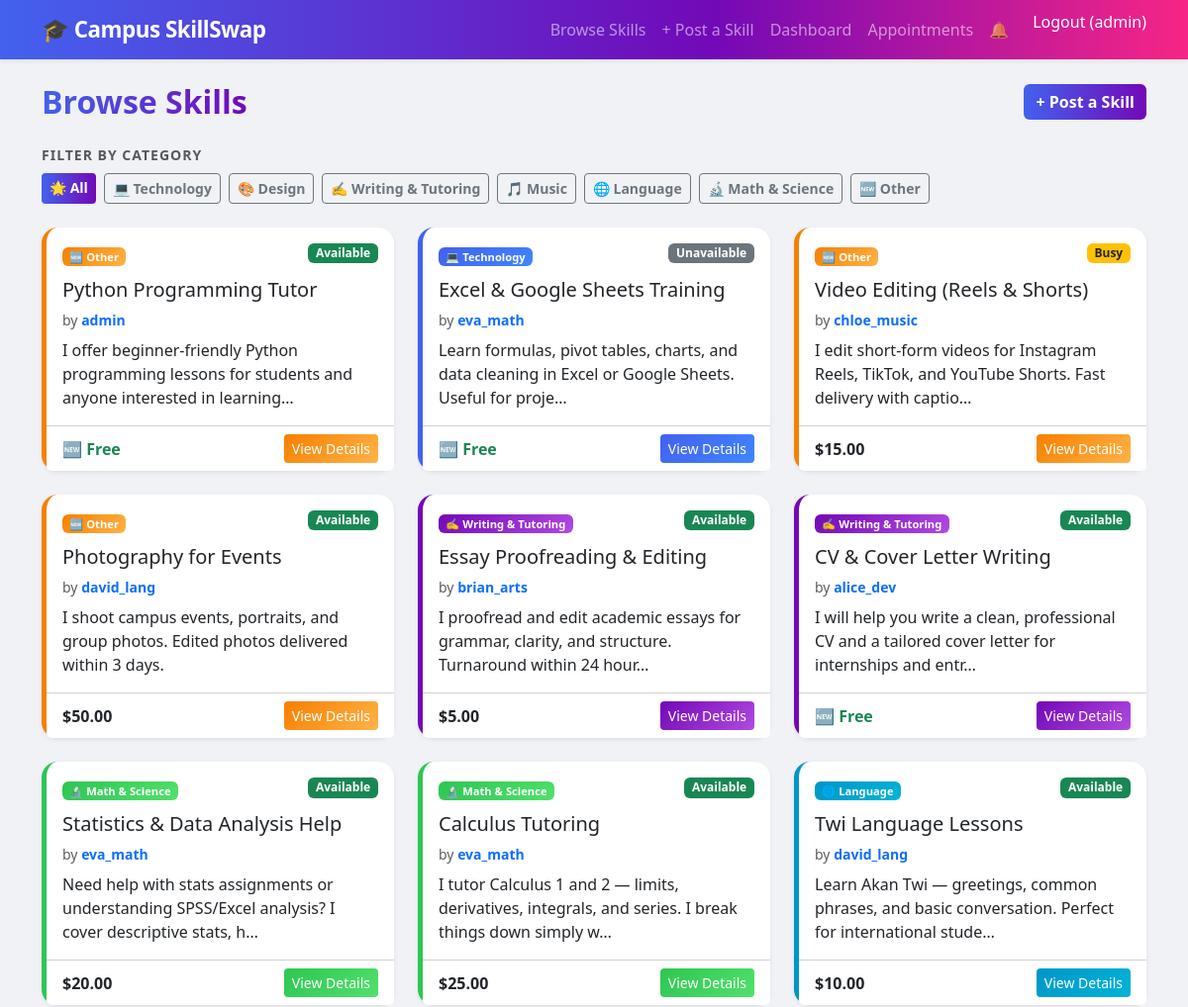
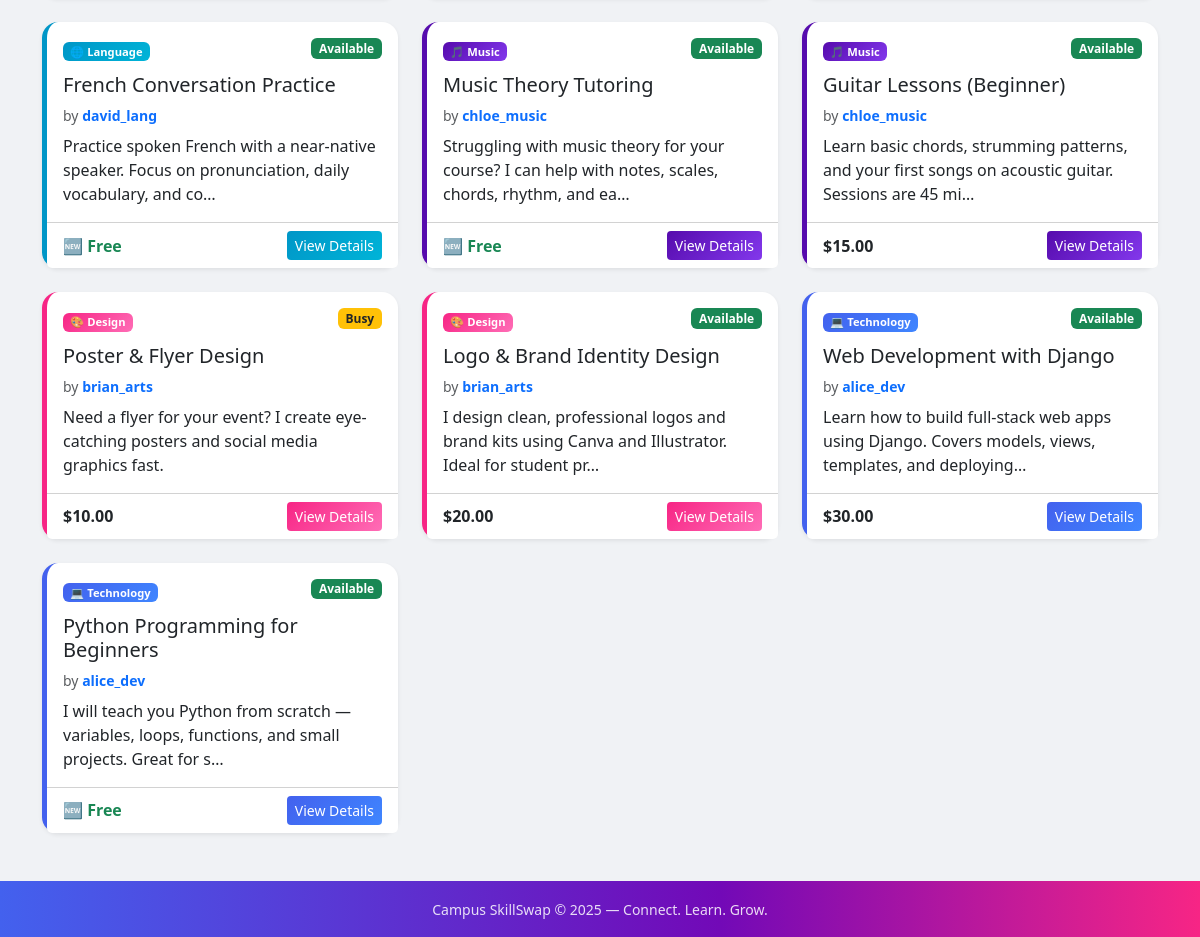
The page /skills/ (signed in) on the database its author committed (2 pictures, top to bottom).
### MainApp/models.py (models this page shows, shortened)
class Skill(models.Model):
    CATEGORY_CHOICES = [
        ('tech', 'Technology'),
        ('design', 'Design'),
        ('writing', 'Writing & Tutoring'),
        ('music', 'Music'),
        ('language', 'Language'),
        ('math', 'Math & Science'),
        ('other', 'Other'),
    ]
    CONTACT_CHOICES = [
        ('email', 'Email'),
        ('whatsapp', 'WhatsApp'),
        ('instagram', 'Instagram'),
        ('in_person', 'In Person'),
    ]
    STATUS_CHOICES = [
        ('available', 'Available'),
        ('busy', 'Busy'),
        ('unavailable', 'Unavailable'),
    ]
    owner = models.ForeignKey(User, on_delete=models.CASCADE, related_name='skills')
    title = models.CharField(max_length=200)
    description = models.TextField()
    category = models.CharField(max_length=50, choices=CATEGORY_CHOICES)
    price = models.DecimalField(max_digits=8, decimal_places=2, null=True, blank=True)
    is_free = models.BooleanField(default=False)
    contact_preference = models.CharField(max_length=20, choices=CONTACT_CHOICES)
    availability_status = models.CharField(max_length=20, choices=STATUS_CHOICES, default='available')
    created_at = models.DateTimeField(auto_now_add=True)
    class Meta:
        ordering = ['-created_at']  # Newest posts appear first everywhere

### MainApp/views.py (the view)
# urls.py: path('skills/', views.SkillListView.as_view(), name='skill-list'),
class SkillListView(LoginRequiredMixin, ListView):
    model = Skill
    template_name = 'mainapp/skill_list.html'
    context_object_name = 'skills'
    def get_queryset(self):
        queryset = super().get_queryset()
        category = self.request.GET.get('category')
        if category:
            queryset = queryset.filter(category=category)
        return queryset
    def get_context_data(self, **kwargs):
        context = super().get_context_data(**kwargs)
        context['categories'] = Skill.CATEGORY_CHOICES
        context['selected_category'] = self.request.GET.get('category', '')
        return context

### MainApp/context_processors.py (called while the page is built)
def unread_notifications(request):
    if request.user.is_authenticated:
        count = Notification.objects.filter(recipient=request.user, is_read=False).count()
        return {'unread_notification_count': count}
    return {'unread_notification_count': 0}

### MainApp/templates/mainapp/skill_list.html (shortened to what this page needs)
{% extends 'mainapp/base.html' %}
{% block content %}
<div class="d-flex justify-content-between align-items-center mb-4">
    <h2 class="fw-bold page-heading mb-0">Browse Skills</h2>
    {% if user.is_authenticated %}
        <a href="{% url 'skill-create' %}" class="btn btn-primary fw-semibold"
           style="background:linear-gradient(90deg,#4361ee,#7209b7);border:none;">
            + Post a Skill
        </a>
    {% endif %}
</div>
<div class="mb-4">
    <p class="fw-semibold mb-2 text-muted small text-uppercase" style="letter-spacing:1px;">Filter by Category</p>
    <div class="d-flex flex-wrap gap-2">
        <a href="{% url 'skill-list' %}"
           class="btn btn-sm fw-semibold {% if not selected_category %}text-white{% else %}btn-outline-secondary{% endif %}"
           {% if not selected_category %}style="background:linear-gradient(90deg,#4361ee,#7209b7);border:none;"{% endif %}>
            &#127775; All
        </a>
        {% for value, label in categories %}
            <a href="?category={{ value }}"
               class="btn btn-sm fw-semibold {% if selected_category == value %}text-white{% else %}btn-outline-secondary{% endif %}"
               >
                {% if value == 'tech' %}&#128187;
                {% elif value == 'design' %}&#127912;
                {% elif value == 'writing' %}&#9997;
                {% elif value == 'music' %}&#127925;
                {% elif value == 'language' %}&#127760;
                {% elif value == 'math' %}&#128300;
                {% elif value == 'other' %}&#127381;
                {% endif %}
                {{ label }}
            </a>
        {% endfor %}
    </div>
</div>
{% if skills %}
    <div class="row row-cols-1 row-cols-md-3 g-4">
        {% for skill in skills %}
            <div class="col">
                <div class="card h-100 shadow-sm skill-card-{{ skill.category }}">
                    <div class="card-body">
                        <span class="badge float-end
                            {% if skill.availability_status == 'available' %}bg-success
                            {% elif skill.availability_status == 'busy' %}bg-warning text-dark
                            {% else %}bg-secondary{% endif %}">
                            {{ skill.get_availability_status_display }}
                        </span>
                        <span class="badge mb-2
                            cat-{{ skill.category }}"
                            style="font-size:0.7rem;">
                            {% if skill.category == 'tech' %}&#128187;
                            {% elif skill.category == 'design' %}&#127912;
                            {% elif skill.category == 'writing' %}&#9997;
                            {% elif skill.category == 'music' %}&#127925;
                            {% elif skill.category == 'language' %}&#127760;
                            {% elif skill.category == 'math' %}&#128300;
                            {% elif skill.category == 'other' %}&#127381;
                            {% endif %}
                            {{ skill.get_category_display }}
                        </span>
                        <h5 class="card-title mt-1">{{ skill.title }}</h5>
                        <p class="text-muted small mb-2">
                            by <strong>
                                <a href="{% url 'user-profile' skill.owner.username %}" class="text-decoration-none">
                                    {{ skill.owner.username }}
                                </a>
                            </strong>
                        </p>
                        <p class="card-text">{{ skill.description|truncatechars:100 }}</p>
                    </div>
                    <div class="card-footer bg-white d-flex justify-content-between align-items-center">
                        <span class="fw-bold fs-6
                            {% if skill.is_free %}text-success{% else %}text-dark{% endif %}">
                            {% if skill.is_free %}&#127381; Free{% else %}${{ skill.price }}{% endif %}
                        </span>
                        <a href="{% url 'skill-detail' skill.pk %}" class="btn btn-sm text-white"
                           style="background:
                               {% if skill.category == 'tech' %}linear-gradient(135deg,#4361ee,#3f86ff)
                               {% elif skill.category == 'design' %}linear-gradient(135deg,#f72585,#ff6db6)
                               {% elif skill.category == 'writing' %}linear-gradient(135deg,#7209b7,#b14ae0)
                               {% elif skill.category == 'music' %}linear-gradient(135deg,#560bad,#8338ec)
                               {% elif skill.category == 'language' %}linear-gradient(135deg,#0096c7,#00b4d8)
                               {% elif skill.category == 'math' %}linear-gradient(135deg,#2dc653,#52e06b)
                               {% else %}linear-gradient(135deg,#f77f00,#ffb347){% endif %};border:none;">
                            View Details
                        </a>
                    </div>
                </div>
            </div>
        {% endfor %}
    </div>
{% endif %}
{% endblock %}

### MainApp/templates/mainapp/base.html (shortened to what this page needs)
<!DOCTYPE html>
<html lang="en">
<head>
    <link href="https://cdn.jsdelivr.net/npm/bootstrap@5.3.0/dist/css/bootstrap.min.css" rel="stylesheet">
</head>
<body>
<nav class="navbar navbar-expand-lg navbar-dark shadow-sm">
    <div class="container">
        <a class="navbar-brand fw-bold" href="{% url 'landing' %}">&#127891; Campus SkillSwap</a>
        <div class="collapse navbar-collapse" id="navbarNav">
            <ul class="navbar-nav ms-auto">
                <li class="nav-item">
                    <a class="nav-link" href="{% url 'skill-list' %}">Browse Skills</a>
                </li>
                {% if user.is_authenticated %}
                    <li class="nav-item">
                        <a class="nav-link" href="{% url 'skill-create' %}">+ Post a Skill</a>
                    </li>
                    <li class="nav-item">
                        <a class="nav-link" href="{% url 'dashboard' %}">Dashboard</a>
                    </li>
                    <li class="nav-item">
                        <a class="nav-link" href="{% url 'appointments' %}">Appointments</a>
                    </li>
                    <li class="nav-item">
                        <a class="nav-link position-relative" href="{% url 'notifications' %}">
                            &#128276;
                        </a>
                    </li>
                    <li class="nav-item">
                        <form method="post" action="{% url 'logout' %}" class="d-inline m-0">
                            <button type="submit" class="nav-link btn btn-link text-white p-0 ms-3">
                                Logout ({{ user.username }})
                            </button>
                        </form>
                    </li>
                {% endif %}
            </ul>
        </div>
    </div>
</nav>
<main class="container my-4">
    {% block content %}{% endblock %}
</main>
<footer class="text-center py-3 mt-5">
    <small>Campus SkillSwap &copy; 2025 — Connect. Learn. Grow.</small>
</footer>
</body>
</html>

### MainApp/templates/mainapp/base.html (style rules this page uses)
:root { --color-tech: #4361ee; --color-design: #f72585; --color-writing: #7209b7; --color-music: #560bad; --color-language: #0096c7; --color-math: #2dc653; --color-other: #f77f00; }
body { background-color: #f0f2f5; }
.navbar { background: linear-gradient(90deg, #4361ee 0%, #7209b7 60%, #f72585 100%) !important; box-shadow: 0 2px 12px rgba(67,97,238,0.3); }
.navbar-brand { font-size: 1.4rem; letter-spacing: -0.5px; }
.nav-link { font-weight: 500; }
.card { border: none; border-radius: 1rem; }
.cat-tech { background: linear-gradient(135deg, #4361ee, #3f86ff); color:#fff; }
.cat-design { background: linear-gradient(135deg, #f72585, #ff6db6); color:#fff; }
.cat-writing { background: linear-gradient(135deg, #7209b7, #b14ae0); color:#fff; }
.cat-music { background: linear-gradient(135deg, #560bad, #8338ec); color:#fff; }
.cat-language { background: linear-gradient(135deg, #0096c7, #00b4d8); color:#fff; }
.cat-math { background: linear-gradient(135deg, #2dc653, #52e06b); color:#fff; }
.cat-other { background: linear-gradient(135deg, #f77f00, #ffb347); color:#fff; }
.skill-card-tech { border-left: 5px solid var(--color-tech) !important; }
.skill-card-design { border-left: 5px solid var(--color-design) !important; }
.skill-card-writing { border-left: 5px solid var(--color-writing) !important; }
.skill-card-music { border-left: 5px solid var(--color-music) !important; }
.skill-card-language { border-left: 5px solid var(--color-language) !important; }
.skill-card-math { border-left: 5px solid var(--color-math) !important; }
.skill-card-other { border-left: 5px solid var(--color-other) !important; }
.page-heading { background: linear-gradient(90deg, #4361ee, #7209b7); -webkit-background-clip: text; -webkit-text-fill-color: transparent; background-clip: text; }
footer { background: linear-gradient(90deg, #4361ee 0%, #7209b7 60%, #f72585 100%); color: rgba(255,255,255,0.85); border-top: none !important; }

### rows shown on the page
Skill: availability_status "Available", category "Other", title "Python Programming Tutor", owner.username "admin", description "I offer beginner-friendly Python programming lessons for students and anyone interested in learning…", is_free "🆕 Free"
Skill: availability_status "Unavailable", category "Technology", title "Excel & Google Sheets Training", owner.username "eva_math", description "Learn formulas, pivot tables, charts, and data cleaning in Excel or Google Sheets. Useful for proje…", is_free "🆕 Free"
Skill: availability_status "Busy", category "Other", title "Video Editing (Reels & Shorts)", owner.username "chloe_music", description "I edit short-form videos for Instagram Reels, TikTok, and YouTube Shorts. Fast delivery with captio…", price "15.00"
Skill: availability_status "Available", category "Other", title "Photography for Events", owner.username "david_lang", description "I shoot campus events, portraits, and group photos. Edited photos delivered within 3 days.", price "50.00"
Skill: availability_status "Available", category "Writing & Tutoring", title "Essay Proofreading & Editing", owner.username "brian_arts", description "I proofread and edit academic essays for grammar, clarity, and structure. Turnaround within 24 hour…", price "5.00"
Skill: availability_status "Available", category "Writing & Tutoring", title "CV & Cover Letter Writing", owner.username "alice_dev", description "I will help you write a clean, professional CV and a tailored cover letter for internships and entr…", is_free "🆕 Free"
Skill: availability_status "Available", category "Math & Science", title "Statistics & Data Analysis Help", owner.username "eva_math", description "Need help with stats assignments or understanding SPSS/Excel analysis? I cover descriptive stats, h…", price "20.00"
Skill: availability_status "Available", category "Math & Science", title "Calculus Tutoring", owner.username "eva_math", description "I tutor Calculus 1 and 2 — limits, derivatives, integrals, and series. I break things down simply w…", price "25.00"
Skill: availability_status "Available", category "Language", title "Twi Language Lessons", owner.username "david_lang", description "Learn Akan Twi — greetings, common phrases, and basic conversation. Perfect for international stude…", price "10.00"
Skill: availability_status "Available", category "Language", title "French Conversation Practice", owner.username "david_lang", description "Practice spoken French with a near-native speaker. Focus on pronunciation, daily vocabulary, and co…", is_free "🆕 Free"
Skill: availability_status "Available", category "Music", title "Music Theory Tutoring", owner.username "chloe_music", description "Struggling with music theory for your course? I can help with notes, scales, chords, rhythm, and ea…", is_free "🆕 Free"
Skill: availability_status "Available", category "Music", title "Guitar Lessons (Beginner)", owner.username "chloe_music", description "Learn basic chords, strumming patterns, and your first songs on acoustic guitar. Sessions are 45 mi…", price "15.00"
Skill: availability_status "Busy", category "Design", title "Poster & Flyer Design", owner.username "brian_arts", description "Need a flyer for your event? I create eye-catching posters and social media graphics fast.", price "10.00"
Skill: availability_status "Available", category "Design", title "Logo & Brand Identity Design", owner.username "brian_arts", description "I design clean, professional logos and brand kits using Canva and Illustrator. Ideal for student pr…", price "20.00"
Skill: availability_status "Available", category "Technology", title "Web Development with Django", owner.username "alice_dev", description "Learn how to build full-stack web apps using Django. Covers models, views, templates, and deploying…", price "30.00"
Skill: availability_status "Available", category "Technology", title "Python Programming for Beginners", owner.username "alice_dev", description "I will teach you Python from scratch — variables, loops, functions, and small projects. Great for s…", is_free "🆕 Free"

### other values the page prints
{{ user.username }} "admin"
{{ label }} "Technology" "Design" "Writing & Tutoring" "Music" "Language" "Math & Science" "Other"
